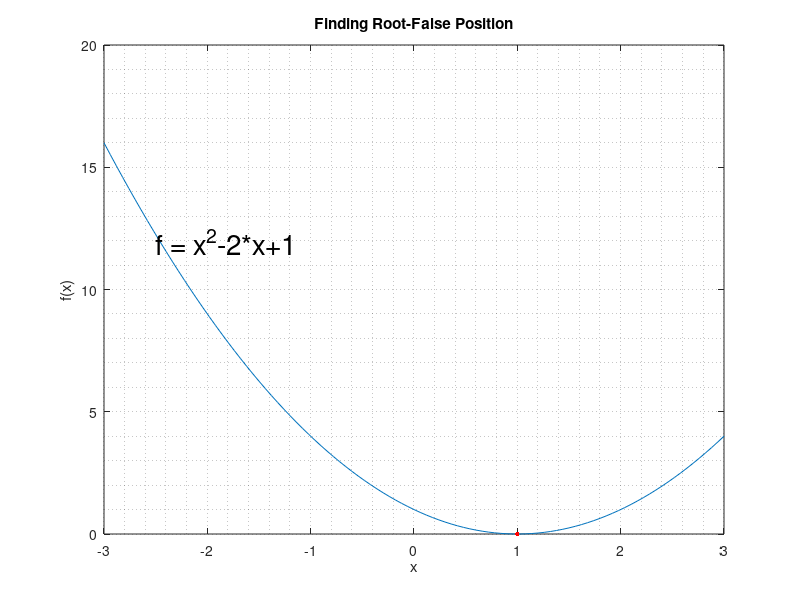

Write MATLAB code to recreate this figure.
% This file is used to plot result from falseposition.f95
%
% Created by: Aulia Khalqillah,S.Si.M.Si(2020)
%
% Load data
clear;clc;
xi = -3;
xf = 3;
n = 100;
% root from false position method
root = 1.00042284;
deltax = (xf-xi)/n;
xaxis = [xi:deltax:xf];
f = (xaxis.^2)-(2*xaxis)+1;
froot = (root^2)-(2*root)+1;
plot(xaxis,f)
hold on;
plot([root root],[froot froot],'.r','markersize',10)
xlabel('x')
ylabel('f(x)')
title('Finding Root-False Position')
text(-2.5,12,'f = x^2-2*x+1', 'fontsize', 20)
grid minor
print -dpng some_name.png;
